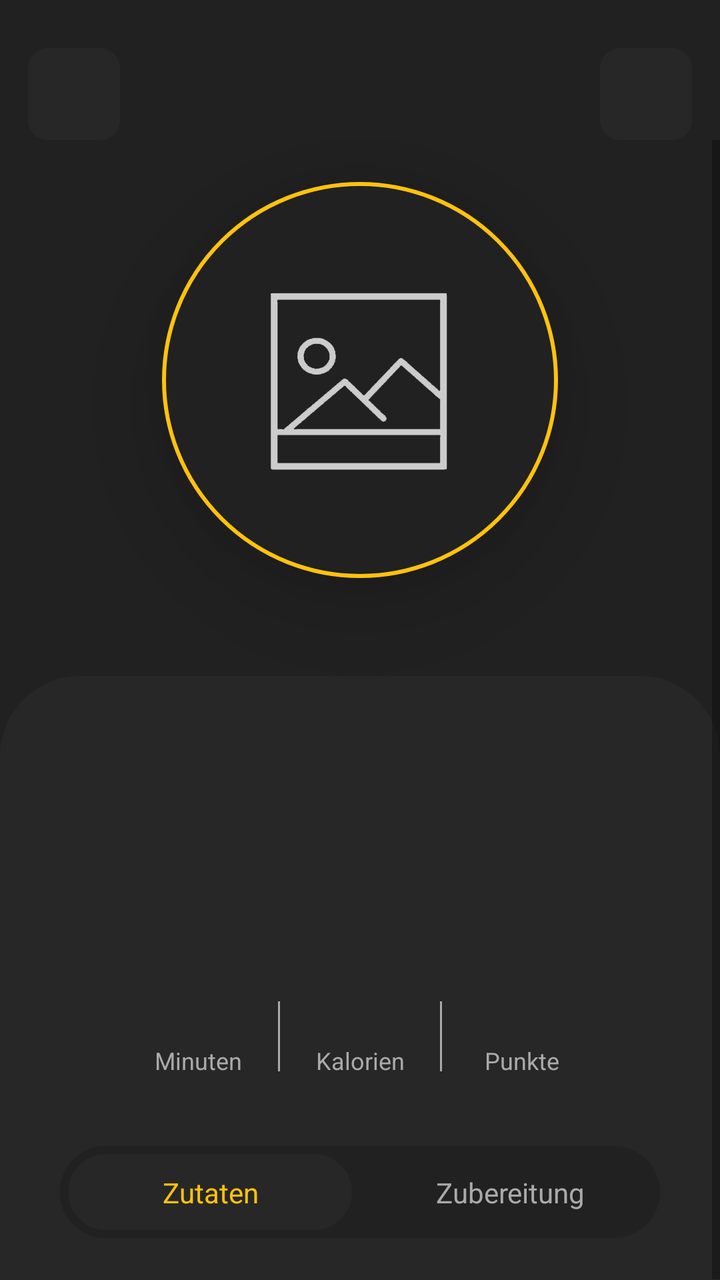
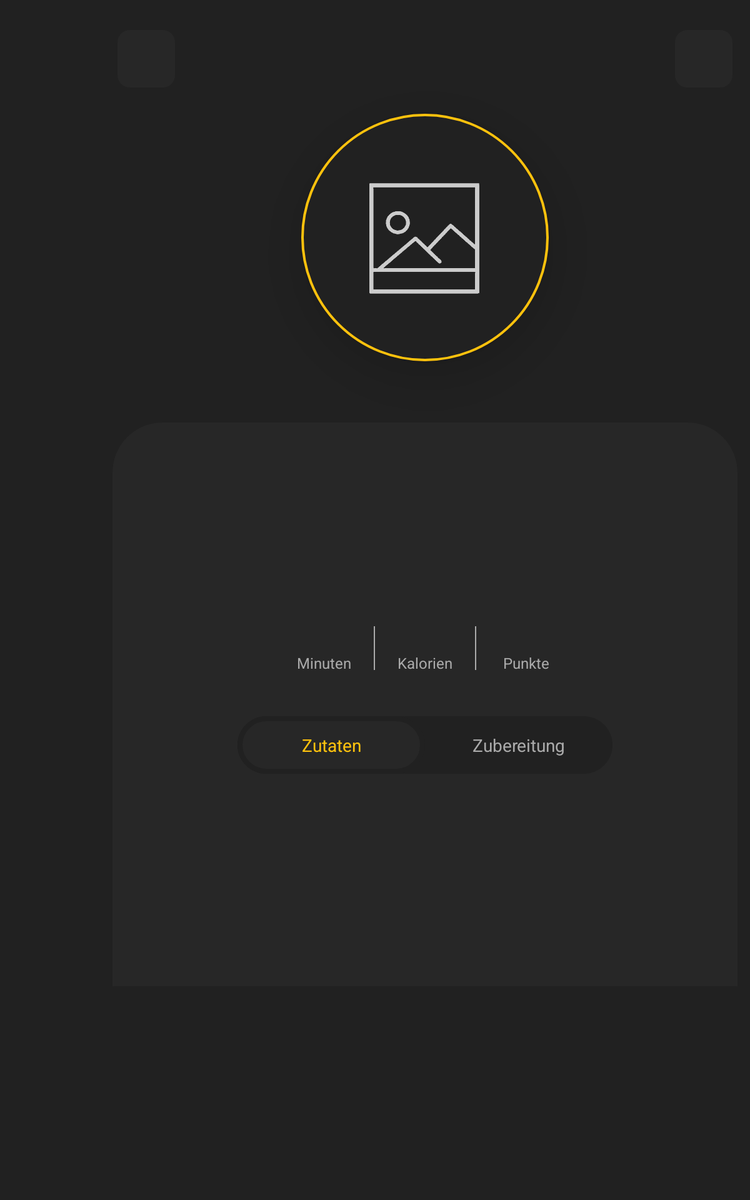

Two renders of one Android screen. The first uses the default layout on a phone; the second uses the alternative layout the repository ships for a different screen configuration, on a matching device. The two XML files are below.
<!-- AndroidManifest.xml: application theme Theme.DailyCooking -->
<!-- res/layout/fragment_recipe.xml -->
<?xml version="1.0" encoding="utf-8"?>
<androidx.constraintlayout.widget.ConstraintLayout xmlns:android="http://schemas.android.com/apk/res/android"
    xmlns:app="http://schemas.android.com/apk/res-auto"
    xmlns:tools="http://schemas.android.com/tools"
    android:layout_width="match_parent"
    android:layout_height="match_parent">

    
    <com.google.android.material.button.MaterialButton
        android:id="@+id/backButton"
        style="@style/Widget.Material3.Button.IconButton"
        android:layout_width="54dp"
        android:layout_height="54dp"
        android:layout_marginStart="10dp"
        android:layout_marginTop="20dp"
        android:backgroundTint="@color/light_gray"
        android:contentDescription="@string/recipeFragmentBackButton"
        app:cornerRadius="10dp"
        app:icon="@drawable/ic_back"
        app:iconGravity="textStart"
        app:iconSize="30dp"
        app:iconTint="@color/light_gray_text"
        app:layout_constraintStart_toStartOf="parent"
        app:layout_constraintTop_toTopOf="parent" />

    <com.google.android.material.button.MaterialButton
        android:id="@+id/editButton"
        style="@style/Widget.Material3.Button.IconButton"
        android:layout_width="54dp"
        android:layout_height="54dp"
        android:layout_marginTop="20dp"
        android:layout_marginEnd="10dp"
        android:backgroundTint="@color/light_gray"
        android:contentDescription="@string/recipeFragmentEditButton"
        app:cornerRadius="10dp"
        app:icon="@drawable/ic_edit"
        app:iconGravity="textStart"
        app:iconSize="20dp"
        app:iconTint="@color/light_gray_text"
        app:layout_constraintEnd_toEndOf="parent"
        app:layout_constraintTop_toTopOf="parent" />


    <ScrollView
        android:layout_width="0dp"
        android:layout_height="wrap_content"
        android:layout_marginTop="70dp"
        app:layout_constraintEnd_toEndOf="parent"
        app:layout_constraintStart_toStartOf="parent"
        app:layout_constraintTop_toTopOf="parent">

        <androidx.constraintlayout.widget.ConstraintLayout
            android:id="@+id/constraintLayoutInner"
            android:layout_width="match_parent"
            android:layout_height="wrap_content">

            
            <com.google.android.material.imageview.ShapeableImageView
                android:id="@+id/recipeImageImageView"
                android:layout_width="200dp"
                android:layout_height="200dp"
                android:layout_gravity="center"
                android:layout_marginTop="20dp"
                android:elevation="30dp"
                android:padding="2dp"
                android:scaleType="centerCrop"
                android:src="@drawable/default_image"
                app:layout_constraintEnd_toEndOf="parent"
                app:layout_constraintStart_toStartOf="parent"
                app:layout_constraintTop_toTopOf="parent"
                app:shapeAppearanceOverlay="@style/roundedImageView"
                app:strokeColor="@color/orange"
                app:strokeWidth="2dp" />

            
            <View
                android:id="@+id/container"
                android:layout_width="match_parent"
                android:layout_height="0dp"
                android:layout_marginTop="48dp"
                android:background="@drawable/container_top_radius"
                app:layout_constraintTop_toBottomOf="@+id/recipeImageImageView"
                app:layout_constraintBottom_toBottomOf="@id/helperView"
                tools:layout_editor_absoluteX="-153dp" />

            
            <TextView
                android:id="@+id/titleTextView"
                android:layout_width="300dp"
                android:layout_height="110dp"
                android:layout_gravity="center"
                android:layout_marginTop="20dp"
                android:gravity="center"
                android:padding="8dp"
                android:textAlignment="center"
                android:textColor="@color/white"
                android:textSize="24sp"
                app:layout_constraintEnd_toEndOf="parent"
                app:layout_constraintStart_toStartOf="parent"
                app:layout_constraintTop_toTopOf="@+id/container" />


            
            <ImageView
                android:id="@+id/cookTimeIcon"
                android:layout_width="wrap_content"
                android:layout_height="wrap_content"
                android:layout_marginEnd="40dp"
                android:contentDescription="@string/recipeFragmentIconTime"
                android:gravity="center"
                android:paddingBottom="5dp"
                app:layout_constraintEnd_toStartOf="@id/divider1"
                app:layout_constraintTop_toTopOf="@+id/caloriesIcon"
                app:srcCompat="@drawable/ic_time"
                app:tint="@color/orange" />

            <TextView
                android:id="@+id/cookTimeTextView"
                android:layout_width="wrap_content"
                android:layout_height="wrap_content"
                android:gravity="center"
                android:textColor="@color/white"
                app:layout_constraintEnd_toEndOf="@+id/cookTimeIcon"
                app:layout_constraintStart_toStartOf="@+id/cookTimeIcon"
                app:layout_constraintTop_toBottomOf="@+id/cookTimeIcon" />

            <TextView
                android:id="@+id/cookTimeFlavorText"
                android:layout_width="wrap_content"
                android:layout_height="wrap_content"
                android:gravity="center"
                android:text="@string/recipeFragmentFlavorTime"
                android:textColor="@color/light_gray_text"
                android:textSize="12sp"
                app:layout_constraintEnd_toEndOf="@id/cookTimeIcon"
                app:layout_constraintStart_toStartOf="@id/cookTimeIcon"
                app:layout_constraintTop_toBottomOf="@+id/cookTimeTextView" />

            
            <View
                android:id="@+id/divider1"
                android:layout_width="1dp"
                android:layout_height="35dp"
                android:layout_marginEnd="40dp"
                android:background="@color/light_gray_text"
                app:layout_constraintBottom_toBottomOf="@id/caloriesFlavorText"
                app:layout_constraintEnd_toStartOf="@id/caloriesIcon"
                app:layout_constraintTop_toTopOf="@id/caloriesIcon" />

            
            <ImageView
                android:id="@+id/caloriesIcon"
                android:layout_width="wrap_content"
                android:layout_height="wrap_content"
                android:layout_marginTop="30dp"
                android:contentDescription="@string/recipeFragmentIconCalories"
                android:paddingBottom="5dp"
                app:layout_constraintEnd_toEndOf="@+id/container"
                app:layout_constraintStart_toStartOf="@+id/container"
                app:layout_constraintTop_toBottomOf="@+id/titleTextView"
                app:srcCompat="@drawable/ic_kcal"
                app:tint="@color/orange" />

            <TextView
                android:id="@+id/caloriesTextView"
                android:layout_width="wrap_content"
                android:layout_height="wrap_content"
                android:textColor="@color/white"
                app:layout_constraintEnd_toEndOf="@+id/container"
                app:layout_constraintStart_toStartOf="@+id/container"
                app:layout_constraintTop_toBottomOf="@+id/caloriesIcon" />

            <TextView
                android:id="@+id/caloriesFlavorText"
                android:layout_width="wrap_content"
                android:layout_height="wrap_content"
                android:text="@string/recipeFragmentFlavorCalories"
                android:textColor="@color/light_gray_text"
                android:textSize="12sp"
                app:layout_constraintEnd_toEndOf="@id/container"
                app:layout_constraintStart_toStartOf="@id/container"
                app:layout_constraintTop_toBottomOf="@+id/caloriesTextView" />

            
            <View
                android:id="@+id/divider2"
                android:layout_width="1dp"
                android:layout_height="35dp"
                android:layout_marginStart="40dp"
                android:background="@color/light_gray_text"
                app:layout_constraintBottom_toBottomOf="@id/caloriesFlavorText"
                app:layout_constraintStart_toEndOf="@id/caloriesIcon"
                app:layout_constraintTop_toTopOf="@id/caloriesIcon" />

            
            <ImageView
                android:id="@+id/pointsIcon"
                android:layout_width="wrap_content"
                android:layout_height="wrap_content"
                android:layout_marginStart="40dp"
                android:contentDescription="@string/recipeFragmentIconPoints"
                android:gravity="center"
                android:paddingBottom="5dp"
                app:layout_constraintStart_toEndOf="@id/divider2"
                app:layout_constraintTop_toTopOf="@+id/caloriesIcon"
                app:srcCompat="@drawable/ic_points"
                app:tint="@color/orange" />

            <TextView
                android:id="@+id/pointsTextView"
                android:layout_width="wrap_content"
                android:layout_height="wrap_content"
                android:textColor="@color/white"
                app:layout_constraintEnd_toEndOf="@id/pointsIcon"
                app:layout_constraintStart_toStartOf="@id/pointsIcon"
                app:layout_constraintTop_toBottomOf="@id/pointsIcon" />

            <TextView
                android:id="@+id/pointsFlavorText"
                android:layout_width="wrap_content"
                android:layout_height="wrap_content"
                android:text="@string/recipeFragmentFlavorPoints"
                android:textColor="@color/light_gray_text"
                android:textSize="12sp"
                app:layout_constraintEnd_toEndOf="@id/pointsIcon"
                app:layout_constraintStart_toStartOf="@id/pointsIcon"
                app:layout_constraintTop_toBottomOf="@id/pointsTextView" />


            
            <androidx.appcompat.widget.SwitchCompat
                android:id="@+id/switchButton"
                android:layout_width="300dp"
                android:layout_height="wrap_content"
                android:layout_marginTop="50dp"
                android:thumb="@drawable/custom_switch_dark_gray_thumb"
                app:layout_constraintEnd_toEndOf="parent"
                app:layout_constraintStart_toStartOf="parent"
                app:layout_constraintTop_toTopOf="@id/caloriesFlavorText"
                app:switchMinWidth="300dp"
                app:track="@drawable/custom_switch_dark_gray_track" />

            <TextView
                android:id="@+id/ingredientsFlavorText"
                android:layout_width="150dp"
                android:layout_height="wrap_content"
                android:text="@string/recipeFragmentSwitchIngredients"
                android:textAlignment="center"
                android:textColor="@color/orange"
                app:layout_constraintBottom_toBottomOf="@id/switchButton"
                app:layout_constraintLeft_toLeftOf="@id/switchButton"
                app:layout_constraintTop_toTopOf="@id/switchButton" />

            <TextView
                android:id="@+id/instructionsFlavorText"
                android:layout_width="150dp"
                android:layout_height="wrap_content"
                android:text="@string/recipeFragmentSwitchInstructions"
                android:textAlignment="center"
                android:textColor="@color/light_gray_text"
                app:layout_constraintBottom_toBottomOf="@id/switchButton"
                app:layout_constraintRight_toRightOf="@id/switchButton"
                app:layout_constraintTop_toTopOf="@id/switchButton" />

            
            <TextView
                android:id="@+id/ingredientsTextView"
                android:layout_width="280dp"
                android:layout_height="wrap_content"
                android:layout_marginTop="30dp"
                android:lineHeight="20dp"
                android:textColor="@color/light_gray_text"
                android:visibility="visible"
                app:layout_constraintLeft_toLeftOf="parent"
                app:layout_constraintRight_toRightOf="parent"
                app:layout_constraintTop_toBottomOf="@id/switchButton" />

            <TextView
                android:id="@+id/instructionsTextView"
                android:layout_width="280dp"
                android:layout_height="wrap_content"
                android:layout_marginTop="30dp"
                android:lineHeight="20dp"
                android:textColor="@color/light_gray_text"
                android:visibility="invisible"
                app:layout_constraintLeft_toLeftOf="parent"
                app:layout_constraintRight_toRightOf="parent"
                app:layout_constraintTop_toBottomOf="@id/switchButton" />

            <View
                android:id="@+id/helperView"
                android:layout_width="match_parent"
                android:layout_height="0dp"
                app:layout_constraintTop_toBottomOf="@id/ingredientsTextView"
                app:layout_constraintStart_toStartOf="parent"
                app:layout_constraintEnd_toEndOf="parent"
                android:layout_marginTop="120dp"/>

        </androidx.constraintlayout.widget.ConstraintLayout>
    </ScrollView>
</androidx.constraintlayout.widget.ConstraintLayout>
<!-- resources referenced by this layout -->
<resources>
  <color name="light_gray">#272727</color>
  <color name="light_gray_text">#aaaaaa</color>
  <color name="orange">#ffc20d</color>
  <color name="white">#FFFFFFFF</color>
  <!-- drawable container_top_radius (drawable) -->
  <?xml version="1.0" encoding="utf-8"?>
  <shape xmlns:android="http://schemas.android.com/apk/res/android">
      <solid android:color="@color/light_gray">
  
      </solid>
  
      <corners
          android:topLeftRadius="40dp"
          android:topRightRadius="40dp">
  
      </corners>
  
  </shape>
  <!-- drawable custom_switch_dark_gray_thumb (drawable) -->
  <?xml version="1.0" encoding="utf-8"?>
  <selector xmlns:android="http://schemas.android.com/apk/res/android">
      <item android:state_checked="false">
          <shape android:dither="true" android:shape="rectangle" android:useLevel="false" android:visible="true">
              <solid android:color="@color/light_gray" />
              <corners android:radius="40dp" />
              <stroke android:color="@color/dark_gray" android:width="4dp"/>
              <size android:width="150dp" android:height="30dp" />
          </shape>
  
      </item>
  
  </selector>
  <!-- drawable custom_switch_dark_gray_track (drawable) -->
  <?xml version="1.0" encoding="utf-8"?>
  <selector xmlns:android="http://schemas.android.com/apk/res/android">
      <item android:state_checked="true">
          <shape android:dither="true" android:shape="rectangle" android:useLevel="false" android:visible="true">
              <solid android:color="@color/dark_gray" />
              <corners android:radius="40dp" />
              <size android:width="100dp" android:height="46dp" />
          </shape>
      </item>
      <item android:state_checked="false">
          <shape android:dither="true" android:shape="rectangle" android:useLevel="false" android:visible="true">
              <corners android:radius="40dp" />
              <size android:width="100dp" android:height="46dp" />
              <solid android:color="@color/dark_gray" />
          </shape>
      </item>
  </selector>
  <string name="recipeFragmentBackButton">Zurück</string>
  <string name="recipeFragmentEditButton">Editieren</string>
  <string name="recipeFragmentFlavorCalories">Kalorien</string>
  <string name="recipeFragmentFlavorPoints">Punkte</string>
  <string name="recipeFragmentFlavorTime">Minuten</string>
  <string name="recipeFragmentIconCalories">Kalorien Icon</string>
  <string name="recipeFragmentIconPoints">Punkte Icon</string>
  <string name="recipeFragmentIconTime">Kochzeit Icon</string>
  <string name="recipeFragmentSwitchIngredients">Zutaten</string>
  <string name="recipeFragmentSwitchInstructions">Zubereitung</string>
  <style name="roundedImageView">
          <item name="cornerFamily">rounded</item>
          <item name="cornerSize">50%</item>
      </style>
  <color name="dark_gray">#212121</color>
  <color name="blue_900">#2a4365</color>
  <color name="green_900">#22543d</color>
  <color name="teal_900">#234e52</color>
  <color name="slate_900">#1e293b</color>
  <color name="orange_900">#7b341e</color>
  <color name="rose_900">#9f1239</color>
  <color name="cyan_900">#086f83</color>
  <color name="stone_900">#17191c</color>
  <color name="yellow_900">#744210</color>
  <color name="fuchsia_900">#44337a</color>
  <color name="fuchsia_300">#d6bcfa</color>
  <color name="yellow_400">#f6e05e</color>
  <color name="red_300">#feb2b2</color>
  <color name="red_800">#9b2c2c</color>
  <color name="sky_300">#bfdbfe</color>
  <color name="sky_800">#1d4ed8</color>
</resources>
<!-- res/layout-large/fragment_recipe.xml (the repository's variant of the layout above) -->
<!-- drawn on a 7-inch tablet held upright -->
<?xml version="1.0" encoding="utf-8"?>
<androidx.constraintlayout.widget.ConstraintLayout xmlns:android="http://schemas.android.com/apk/res/android"
    xmlns:app="http://schemas.android.com/apk/res-auto"
    xmlns:tools="http://schemas.android.com/tools"
    android:layout_width="match_parent"
    android:layout_height="match_parent"
    android:layout_marginStart="80dp">

    
    <com.google.android.material.button.MaterialButton
        android:id="@+id/backButton"
        style="@style/Widget.Material3.Button.IconButton"
        android:layout_width="54dp"
        android:layout_height="54dp"
        android:layout_marginTop="20dp"
        android:backgroundTint="@color/light_gray"
        android:contentDescription="@string/recipeFragmentBackButton"
        app:cornerRadius="10dp"
        app:icon="@drawable/ic_back"
        app:iconGravity="textStart"
        app:iconSize="30dp"
        app:iconTint="@color/light_gray_text"
        app:layout_constraintStart_toStartOf="@id/scrollView"
        app:layout_constraintTop_toTopOf="parent" />

    <com.google.android.material.button.MaterialButton
        android:id="@+id/editButton"
        style="@style/Widget.Material3.Button.IconButton"
        android:layout_width="54dp"
        android:layout_height="54dp"
        android:layout_marginTop="20dp"
        android:backgroundTint="@color/light_gray"
        android:contentDescription="@string/recipeFragmentEditButton"
        app:cornerRadius="10dp"
        app:icon="@drawable/ic_edit"
        app:iconGravity="textStart"
        app:iconSize="20dp"
        app:iconTint="@color/light_gray_text"
        app:layout_constraintEnd_toEndOf="@id/scrollView"
        app:layout_constraintTop_toTopOf="parent" />


    <ScrollView
        android:id="@+id/scrollView"
        android:layout_width="500dp"
        android:layout_height="wrap_content"
        android:layout_marginTop="70dp"
        app:layout_constraintEnd_toEndOf="parent"
        app:layout_constraintStart_toStartOf="parent"
        app:layout_constraintTop_toTopOf="parent">

        <androidx.constraintlayout.widget.ConstraintLayout
            android:id="@+id/constraintLayoutInner"
            android:layout_width="match_parent"
            android:layout_height="wrap_content">

            
            <com.google.android.material.imageview.ShapeableImageView
                android:id="@+id/recipeImageImageView"
                android:layout_width="200dp"
                android:layout_height="200dp"
                android:layout_gravity="center"
                android:layout_marginTop="20dp"
                android:elevation="30dp"
                android:padding="2dp"
                android:scaleType="centerCrop"
                android:src="@drawable/default_image"
                app:layout_constraintEnd_toEndOf="parent"
                app:layout_constraintStart_toStartOf="parent"
                app:layout_constraintTop_toTopOf="parent"
                app:shapeAppearanceOverlay="@style/roundedImageView"
                app:strokeColor="@color/orange"
                app:strokeWidth="2dp" />

            
            <View
                android:id="@+id/container"
                android:layout_width="match_parent"
                android:layout_height="0dp"
                android:layout_marginTop="48dp"
                android:background="@drawable/container_top_radius"
                app:layout_constraintTop_toBottomOf="@+id/recipeImageImageView"
                app:layout_constraintBottom_toBottomOf="@id/helperView"
                tools:layout_editor_absoluteX="-153dp" />

            
            <TextView
                android:id="@+id/titleTextView"
                android:layout_width="300dp"
                android:layout_height="110dp"
                android:layout_gravity="center"
                android:layout_marginTop="20dp"
                android:gravity="center"
                android:padding="8dp"
                android:textAlignment="center"
                android:textColor="@color/white"
                android:textSize="24sp"
                app:layout_constraintEnd_toEndOf="parent"
                app:layout_constraintStart_toStartOf="parent"
                app:layout_constraintTop_toTopOf="@+id/container" />


            
            <ImageView
                android:id="@+id/cookTimeIcon"
                android:layout_width="wrap_content"
                android:layout_height="wrap_content"
                android:layout_marginEnd="40dp"
                android:contentDescription="@string/recipeFragmentIconTime"
                android:gravity="center"
                android:paddingBottom="5dp"
                app:layout_constraintEnd_toStartOf="@id/divider1"
                app:layout_constraintTop_toTopOf="@+id/caloriesIcon"
                app:srcCompat="@drawable/ic_time"
                app:tint="@color/orange" />

            <TextView
                android:id="@+id/cookTimeTextView"
                android:layout_width="wrap_content"
                android:layout_height="wrap_content"
                android:gravity="center"
                android:textColor="@color/white"
                app:layout_constraintEnd_toEndOf="@+id/cookTimeIcon"
                app:layout_constraintStart_toStartOf="@+id/cookTimeIcon"
                app:layout_constraintTop_toBottomOf="@+id/cookTimeIcon" />

            <TextView
                android:id="@+id/cookTimeFlavorText"
                android:layout_width="wrap_content"
                android:layout_height="wrap_content"
                android:gravity="center"
                android:text="@string/recipeFragmentFlavorTime"
                android:textColor="@color/light_gray_text"
                android:textSize="12sp"
                app:layout_constraintEnd_toEndOf="@id/cookTimeIcon"
                app:layout_constraintStart_toStartOf="@id/cookTimeIcon"
                app:layout_constraintTop_toBottomOf="@+id/cookTimeTextView" />

            
            <View
                android:id="@+id/divider1"
                android:layout_width="1dp"
                android:layout_height="35dp"
                android:layout_marginEnd="40dp"
                android:background="@color/light_gray_text"
                app:layout_constraintBottom_toBottomOf="@id/caloriesFlavorText"
                app:layout_constraintEnd_toStartOf="@id/caloriesIcon"
                app:layout_constraintTop_toTopOf="@id/caloriesIcon" />

            
            <ImageView
                android:id="@+id/caloriesIcon"
                android:layout_width="wrap_content"
                android:layout_height="wrap_content"
                android:layout_marginTop="30dp"
                android:contentDescription="@string/recipeFragmentIconCalories"
                android:paddingBottom="5dp"
                app:layout_constraintEnd_toEndOf="@+id/container"
                app:layout_constraintStart_toStartOf="@+id/container"
                app:layout_constraintTop_toBottomOf="@+id/titleTextView"
                app:srcCompat="@drawable/ic_kcal"
                app:tint="@color/orange" />

            <TextView
                android:id="@+id/caloriesTextView"
                android:layout_width="wrap_content"
                android:layout_height="wrap_content"
                android:textColor="@color/white"
                app:layout_constraintEnd_toEndOf="@+id/container"
                app:layout_constraintStart_toStartOf="@+id/container"
                app:layout_constraintTop_toBottomOf="@+id/caloriesIcon" />

            <TextView
                android:id="@+id/caloriesFlavorText"
                android:layout_width="wrap_content"
                android:layout_height="wrap_content"
                android:text="@string/recipeFragmentFlavorCalories"
                android:textColor="@color/light_gray_text"
                android:textSize="12sp"
                app:layout_constraintEnd_toEndOf="@id/container"
                app:layout_constraintStart_toStartOf="@id/container"
                app:layout_constraintTop_toBottomOf="@+id/caloriesTextView" />

            
            <View
                android:id="@+id/divider2"
                android:layout_width="1dp"
                android:layout_height="35dp"
                android:layout_marginStart="40dp"
                android:background="@color/light_gray_text"
                app:layout_constraintBottom_toBottomOf="@id/caloriesFlavorText"
                app:layout_constraintStart_toEndOf="@id/caloriesIcon"
                app:layout_constraintTop_toTopOf="@id/caloriesIcon" />

            
            <ImageView
                android:id="@+id/pointsIcon"
                android:layout_width="wrap_content"
                android:layout_height="wrap_content"
                android:layout_marginStart="40dp"
                android:contentDescription="@string/recipeFragmentIconPoints"
                android:gravity="center"
                android:paddingBottom="5dp"
                app:layout_constraintStart_toEndOf="@id/divider2"
                app:layout_constraintTop_toTopOf="@+id/caloriesIcon"
                app:srcCompat="@drawable/ic_points"
                app:tint="@color/orange" />

            <TextView
                android:id="@+id/pointsTextView"
                android:layout_width="wrap_content"
                android:layout_height="wrap_content"
                android:textColor="@color/white"
                app:layout_constraintEnd_toEndOf="@id/pointsIcon"
                app:layout_constraintStart_toStartOf="@id/pointsIcon"
                app:layout_constraintTop_toBottomOf="@id/pointsIcon" />

            <TextView
                android:id="@+id/pointsFlavorText"
                android:layout_width="wrap_content"
                android:layout_height="wrap_content"
                android:text="@string/recipeFragmentFlavorPoints"
                android:textColor="@color/light_gray_text"
                android:textSize="12sp"
                app:layout_constraintEnd_toEndOf="@id/pointsIcon"
                app:layout_constraintStart_toStartOf="@id/pointsIcon"
                app:layout_constraintTop_toBottomOf="@id/pointsTextView" />


            
            <androidx.appcompat.widget.SwitchCompat
                android:id="@+id/switchButton"
                android:layout_width="300dp"
                android:layout_height="wrap_content"
                android:layout_marginTop="50dp"
                android:thumb="@drawable/custom_switch_dark_gray_thumb"
                app:layout_constraintEnd_toEndOf="parent"
                app:layout_constraintStart_toStartOf="parent"
                app:layout_constraintTop_toTopOf="@id/caloriesFlavorText"
                app:switchMinWidth="300dp"
                app:track="@drawable/custom_switch_dark_gray_track" />

            <TextView
                android:id="@+id/ingredientsFlavorText"
                android:layout_width="150dp"
                android:layout_height="wrap_content"
                android:text="@string/recipeFragmentSwitchIngredients"
                android:textAlignment="center"
                android:textColor="@color/orange"
                app:layout_constraintBottom_toBottomOf="@id/switchButton"
                app:layout_constraintLeft_toLeftOf="@id/switchButton"
                app:layout_constraintTop_toTopOf="@id/switchButton" />

            <TextView
                android:id="@+id/instructionsFlavorText"
                android:layout_width="150dp"
                android:layout_height="wrap_content"
                android:text="@string/recipeFragmentSwitchInstructions"
                android:textAlignment="center"
                android:textColor="@color/light_gray_text"
                app:layout_constraintBottom_toBottomOf="@id/switchButton"
                app:layout_constraintRight_toRightOf="@id/switchButton"
                app:layout_constraintTop_toTopOf="@id/switchButton" />

            
            <TextView
                android:id="@+id/ingredientsTextView"
                android:layout_width="280dp"
                android:layout_height="wrap_content"
                android:layout_marginTop="30dp"
                android:lineHeight="20dp"
                android:textColor="@color/light_gray_text"
                android:visibility="visible"
                app:layout_constraintLeft_toLeftOf="parent"
                app:layout_constraintRight_toRightOf="parent"
                app:layout_constraintTop_toBottomOf="@id/switchButton" />

            <TextView
                android:id="@+id/instructionsTextView"
                android:layout_width="280dp"
                android:layout_height="wrap_content"
                android:layout_marginTop="30dp"
                android:lineHeight="20dp"
                android:textColor="@color/light_gray_text"
                android:visibility="invisible"
                app:layout_constraintLeft_toLeftOf="parent"
                app:layout_constraintRight_toRightOf="parent"
                app:layout_constraintTop_toBottomOf="@id/switchButton" />

            <View
                android:id="@+id/helperView"
                android:layout_width="match_parent"
                android:layout_height="0dp"
                app:layout_constraintTop_toBottomOf="@id/ingredientsTextView"
                app:layout_constraintStart_toStartOf="parent"
                app:layout_constraintEnd_toEndOf="parent"
                android:layout_marginTop="120dp"/>

        </androidx.constraintlayout.widget.ConstraintLayout>
    </ScrollView>
</androidx.constraintlayout.widget.ConstraintLayout>
